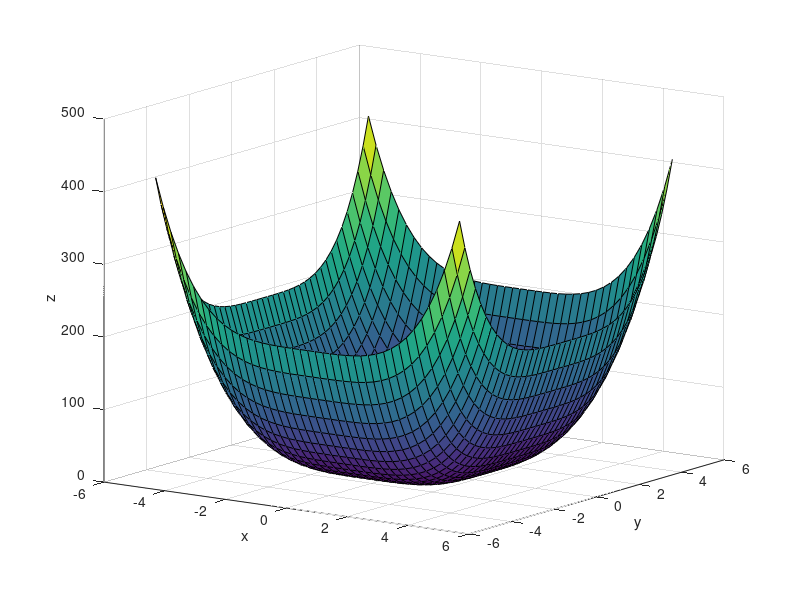

Write the MATLAB code that produced this figure.
[x,y] = meshgrid(-5:0.25:5,-5:0.25:5);
U = 1/3.*(x.^4+y.^4);
figure
surf(x,y,U)
grid on
xlabel('x')
ylabel('y')
zlabel('z')
view(35,14)